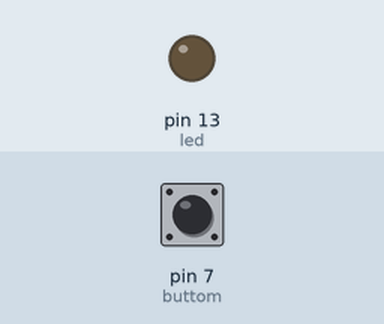
Bench run of a sketch on a simulated Arduino Uno, built with avr-gcc and run on an emulated ATmega328P. Parts: output pins drawn as LEDs (lit = HIGH). The test bench sets the inputs (shaded band); at power-on: pin 7 (buttom) LOW.

Above: at 1.2 s.
1.3 s: pin 7 (buttom) pulled HIGH for 0.15 s
At 1.9 s:
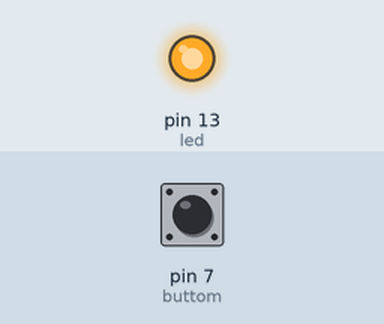
2.9 s: pin 7 (buttom) pulled HIGH for 1 s
At 4.3 s:
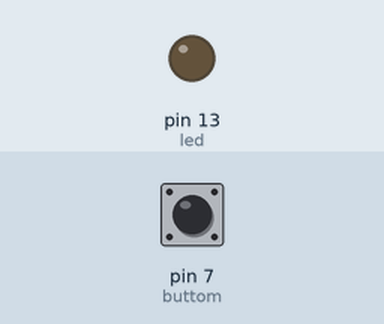
5.4 s: pin 7 (buttom) pulled HIGH for 3.2 s
At 6.2 s:
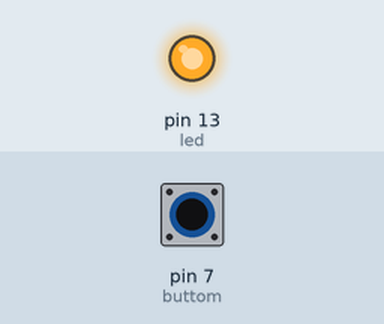
Timing chart, 0 to 8.4 s (numbered marks = the images above; inputs shaded):
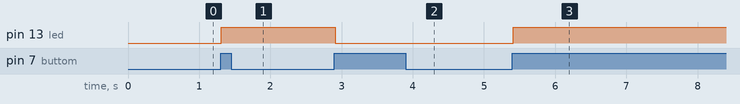

The sketch:

blinkingButtomLedandKeepv2.ino
```cpp
//Turn on the led when the buttom is pressed and keep it after it is relased
const int led=13;
//const int led2=12;
const int buttom = 7;
int val=0;
int val_old=0;
int state=0;
void setup()
{
  pinMode(led,OUTPUT);
  //pinMode(led2,OUTPUT);
  pinMode(buttom,INPUT);
}

void loop()
{
  val = digitalRead(buttom);
  if((val==HIGH)&&(val_old==LOW))
  {
    state=1-state;
    delay(10);
  }
  val_old=val;
  if (state==1)
  {
    digitalWrite(led,HIGH);
    //digitalWrite(led2,LOW);
  }
  else
  {
    digitalWrite(led,LOW);
    //digitalWrite(led2,HIGH);
  }
  if((val==LOW&&val_old==HIGH))
  {
    delay(10);
  }
}
```

Measured:
- after the input at 1.3 s, pin 13 (led): LOW → HIGH at once
- after the input at 2.9 s, pin 13 (led): HIGH → LOW at once
- after the input at 5.4 s, pin 13 (led): LOW → HIGH at once
